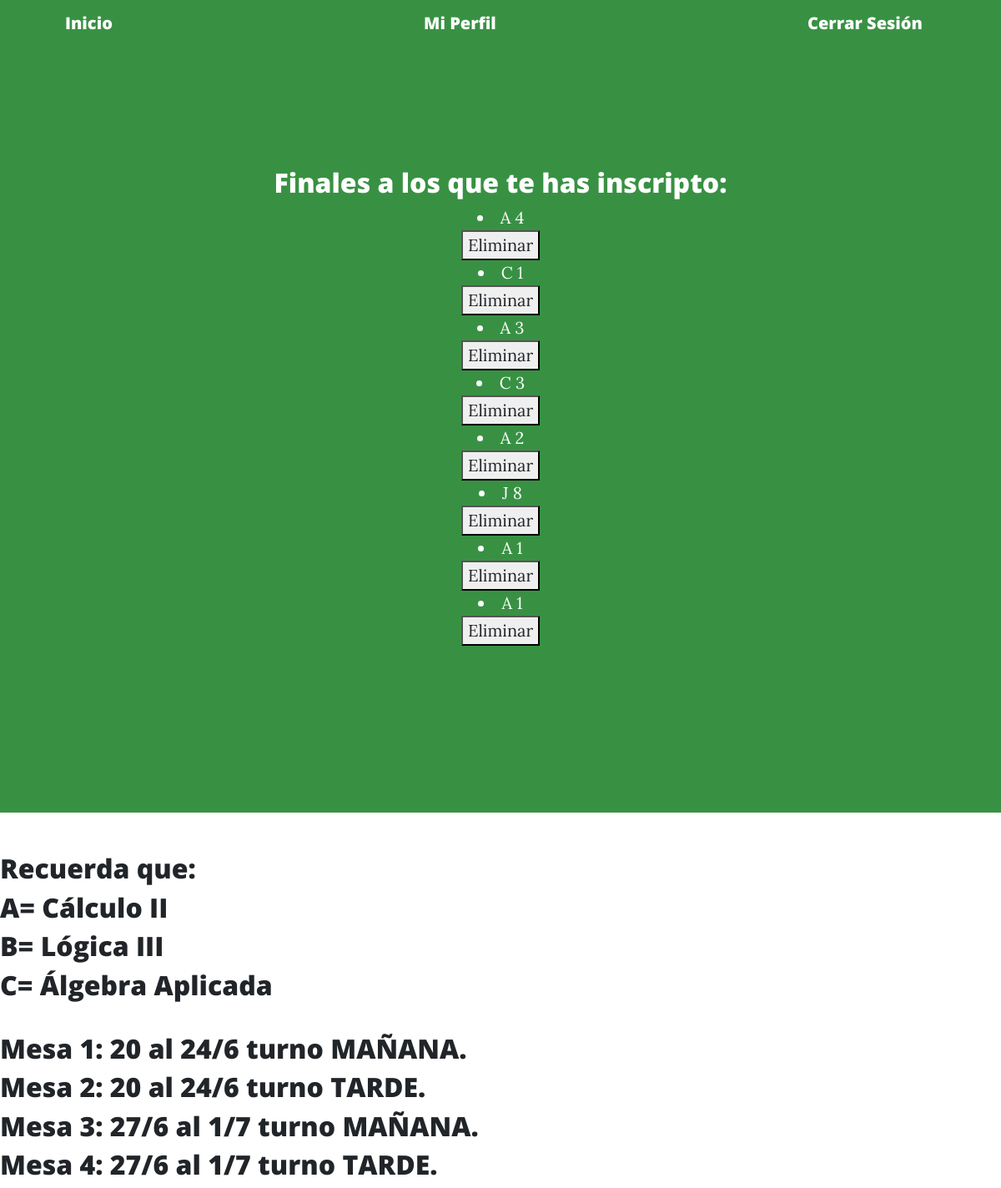
Before: /AppUniversidad/inscripciones with the older database file.
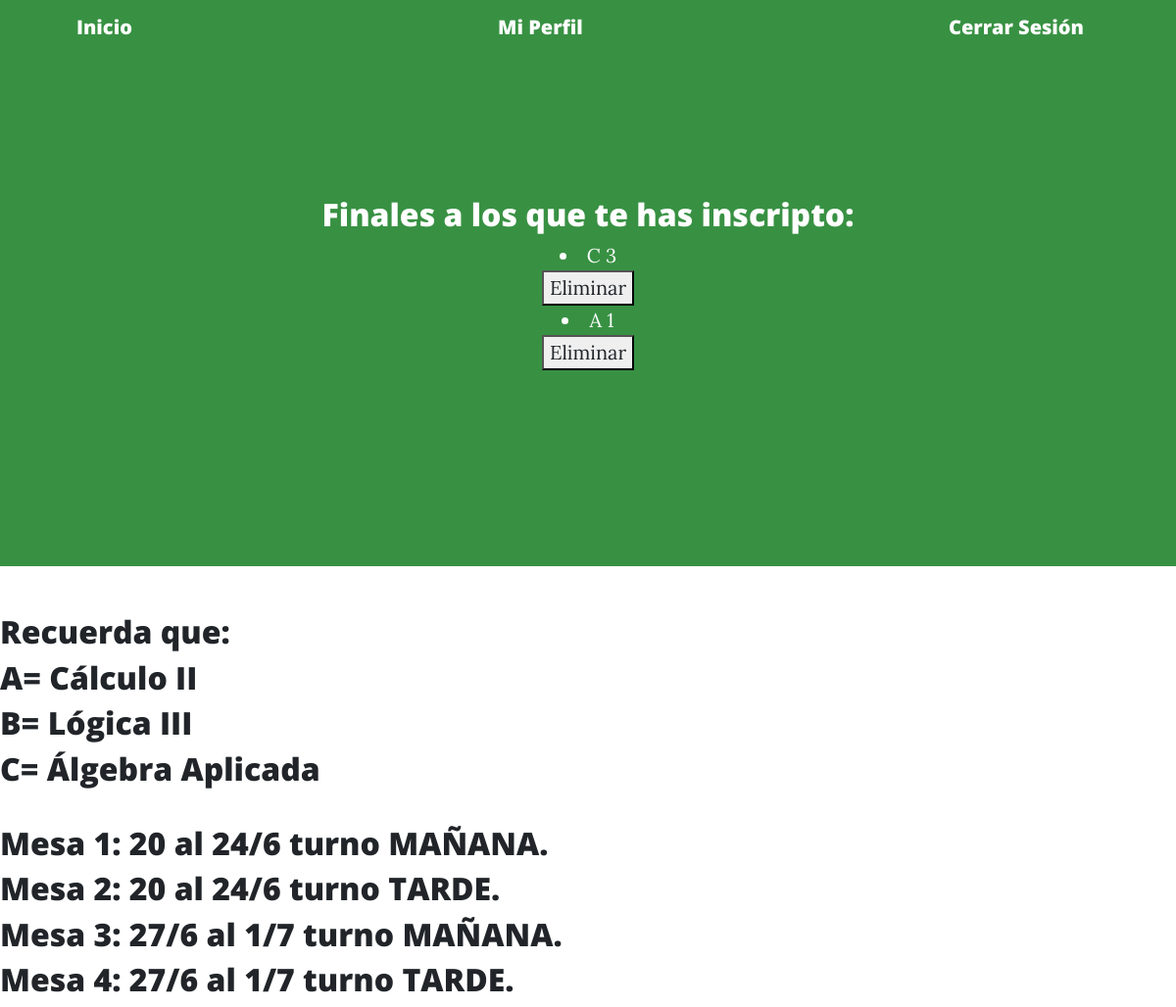
After: the same page with the newer database file.
### AppUniversidad/models.py (models this page shows)
class Inscripcion(models.Model):
    Materia= models.CharField(max_length=1)
    Mesa= models.IntegerField()
    def __str__(self):
        return self.Materia+" "+str(self.Mesa)

### AppUniversidad/views.py (the view)
# urls.py: path('inscripciones', LeerInscripciones, name= 'inscripciones'),
def LeerInscripciones(request):
    inscripciones=Inscripcion.objects.all()
    return render(request, 'AppUniversidad/inscripciones.html', {'inscripciones':inscripciones})

### AppUniversidad/Templates/AppUniversidad/inscripciones.html
{% extends "AppUniversidad/padre2.html" %}
{% load static %}
{% block titulo %}
<h2> Finales a los que te has inscripto: </h2>
{% for inscripcion in inscripciones %}
<li> {{inscripcion}} </li>
<button>
 <a href="{% url 'EliminarInscripcion' inscripcion.id %}"> Eliminar </a>
</button>
{% endfor %}
{% endblock %}
{% block contenidoquecambia %}
<h2> Recuerda que:  </h2>
    <h2> A= Cálculo II </h2>
    <h2> B= Lógica III </h2>
    <h2> C= Álgebra Aplicada </h2>
    <br>
    <h2>Mesa 1: 20 al 24/6 turno MAÑANA.</h2>
    <h2>Mesa 2: 20 al 24/6 turno TARDE.</h2>
    <h2>Mesa 3: 27/6 al 1/7 turno MAÑANA.</h2>
    <h2>Mesa 4: 27/6 al 1/7 turno TARDE.</h2>
{% endblock %}

Changed rows visible on the page:
removed Inscripcion: Materia+Mesa "A 4"
removed Inscripcion: Materia+Mesa "C 1"
removed Inscripcion: Materia+Mesa "A 3"
removed Inscripcion: Materia+Mesa "A 2"
removed Inscripcion: Materia+Mesa "J 8"
removed Inscripcion: Materia+Mesa "A 1"
